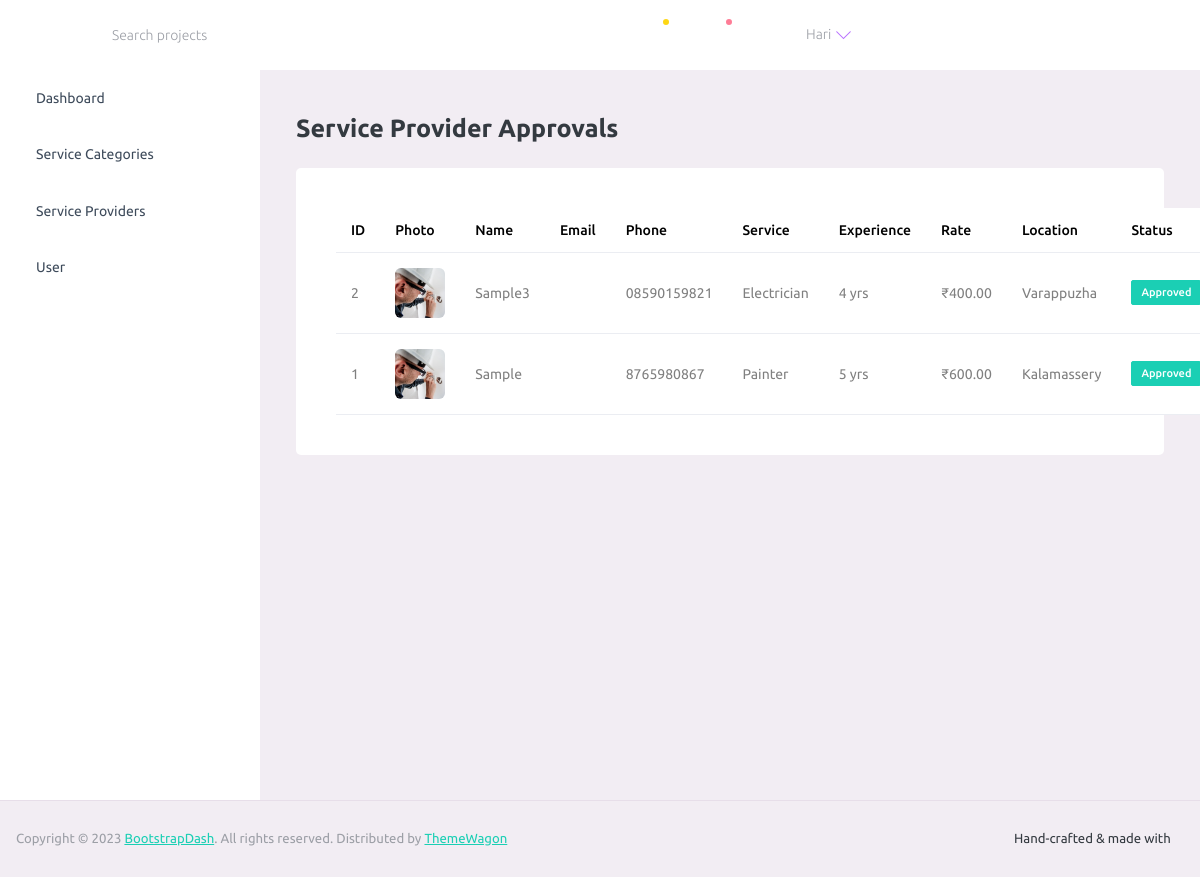
/FixPointAdmin/display_service_providers_page/ (signed in), run on an earlier commit of the app's database.
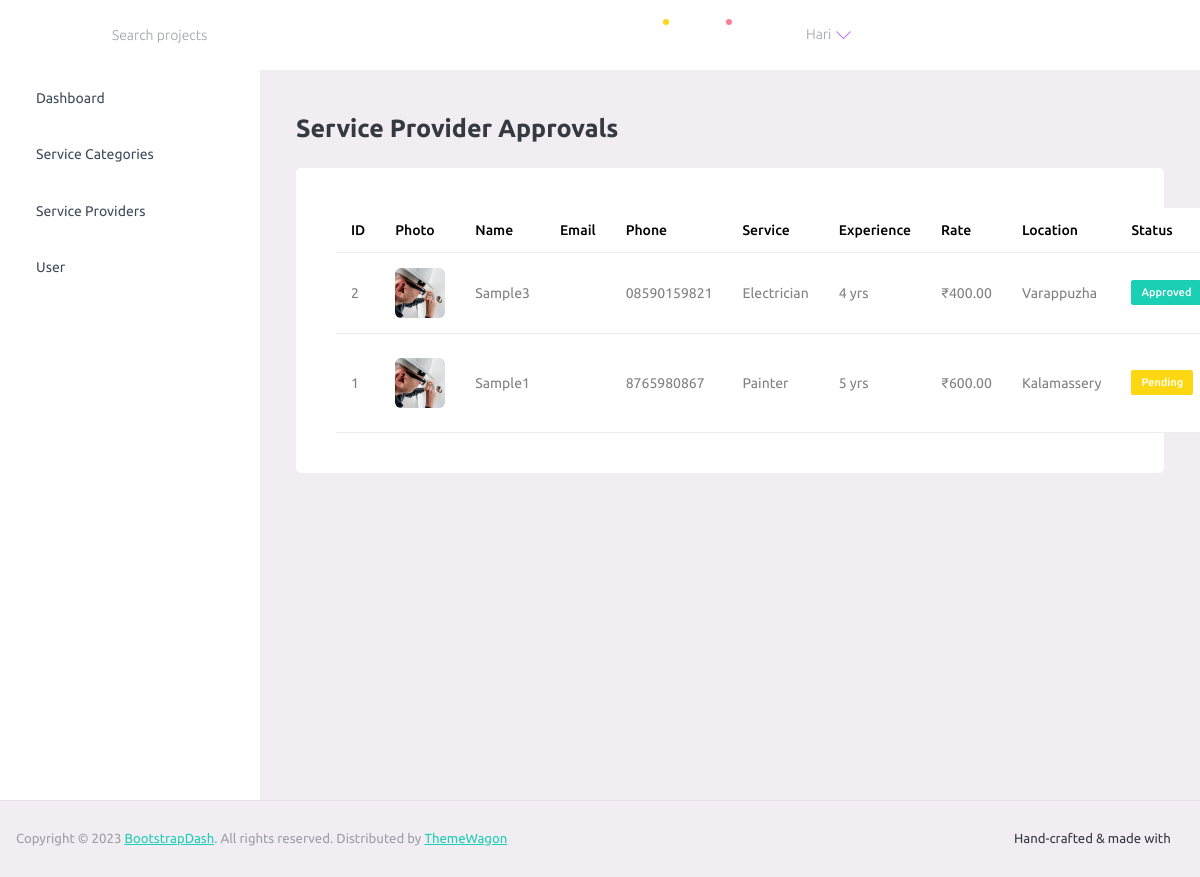
And on a later commit of the database.
### UserApp/models.py (models this page shows, shortened)
class ServiceProviderProfileDb(models.Model):
    APPROVAL_STATUS = (
        ('PENDING', 'Pending Approval'),
        ('APPROVED', 'Approved'),
        ('REJECTED', 'Rejected'),
    )
    user = models.OneToOneField(UserDb, on_delete=models.CASCADE)
    full_name = models.CharField(max_length=150)
    phone_number = models.CharField(max_length=15, null=True, blank=True)
    service_type = models.CharField(max_length=100)
    experience = models.PositiveIntegerField(default=0)
    hourly_rate = models.DecimalField(
        max_digits=8,
        decimal_places=2
    )
    location = models.CharField(max_length=150)
    latitude = models.DecimalField(
        max_digits=9,
        decimal_places=6,
        null=True,
        blank=True
    )
    longitude = models.DecimalField(
        max_digits=9,
        decimal_places=6,
        null=True,
        blank=True
    )
    is_available = models.BooleanField(default=True)
    approval_status = models.CharField(
        max_length=10,
        choices=APPROVAL_STATUS,
        default='PENDING'
    )
    profile_photo = models.ImageField(
        upload_to="provider_photos/",
        null=True,
        blank=True
    )
    rejection_reason = models.TextField(blank=True, null=True)
    created_at = models.DateTimeField(auto_now_add=True)

### AdminApp/views.py (the view)
# urls.py: path('display_service_providers_page/', views.display_service_providers_page, name='display_service_providers_page'),
def display_service_providers_page(request):
    if not request.user.is_authenticated:
        return redirect(admin_login)
    if not request.user.is_superuser:
        return HttpResponseForbidden("Not allowed")
    providers = ServiceProviderProfileDb.objects.select_related('user')\
        .all().order_by('-created_at')
    return render(request, 'display_service_providers.html', {
        'providers': providers
    })

### AdminApp/templates/display_service_providers.html (shortened to what this page needs)
{% extends 'base.html' %}
{% block content %}
<div class="content-wrapper">
    <div class="row">
        <div class="col-12">
            <h3 class="mb-4 font-weight-bold">Service Provider Approvals</h3>
        </div>
    </div>
    <div class="card">
        <div class="card-body">
            <table class="table table-hover">
                <thead>
                    <tr>
                        <th>ID</th>
                        <th>Photo</th>
                        <th>Name</th>
                        <th>Email</th>
                        <th>Phone</th>
                        <th>Service</th>
                        <th>Experience</th>
                        <th>Rate</th>
                        <th>Location</th>
                        <th>Status</th>
                    </tr>
                </thead>
                <tbody>
                    {% for provider in providers %}
                    <tr>
                        <td>{{ provider.id }}</td>
                        <td>
                            {% if provider.profile_photo %}
                            <img src="{{ provider.profile_photo.url }}"
                                style="width:50px;height:50px;object-fit:cover;border-radius:6px;">
                            {% else %}
                            <span class="text-muted">No Photo</span>
                            {% endif %}
                        </td>
                        <td>{{ provider.full_name }}</td>
                        <td>{{ provider.user.email }}</td>
                        <td>{{ provider.phone_number }}</td>
                        <td>{{ provider.service_type }}</td>
                        <td>{{ provider.experience }} yrs</td>
                        <td>₹{{ provider.hourly_rate }}</td>
                        <td>{{ provider.location }}</td>
                        <td>
                            {% if provider.approval_status == "APPROVED" %}
                            <span class="badge badge-success">Approved</span>
                            {% elif provider.approval_status == "REJECTED" %}
                            <span class="badge badge-danger">Rejected</span>
                            {% else %}
                            <span class="badge badge-warning">Pending</span>
                            {% endif %}
                        </td>
                    </tr>
                    {% empty %}
                    <tr>
                        <td colspan="11" class="text-center text-muted">
                            No service providers found
                        </td>
                    </tr>
                    {% endfor %}
                </tbody>
            </table>
        </div>
    </div>
</div>
{% endblock %}

What changed in the data, as far as the page shows it:
changed ServiceProviderProfileDb "Painter": full_name "Sample" → "Sample1"; approval_status "Approved" → "Pending"
